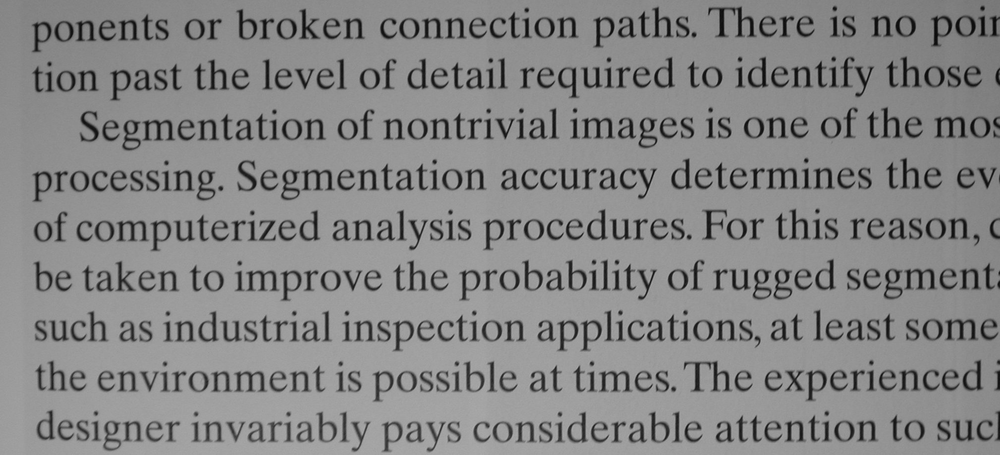
%> input picture 数字图像/遗产/数字图像课程/实验/实验八/image2.tif, 1000 x 455 px, shrunk from 2018 x 918 before the run
$ octave rg.m   (GNU Octave 9; MATLAB toolbox functions it lacks are replaced by stand-ins)
%> lines starting %> are read from the running program, lines starting %| are printed output that depends on the picture; in (x1, y1, x2, y2) boxes, pixels count from 0 and x2, y2 are one past the last pixel; in counts of white or black regions, pixels touching at a corner belong together; the program's own positions count from 1
% 清屏和清除工作空间
clc;
clear;

% 读取图像
f = imread('image2.tif');
%> f is the input picture: size 455x1000 uint8; min 7, max 174, mean 133.2

% 显示原始图像
imshow(f);
title('原始图像');

% 显示原始图像的直方图
imhist(f);
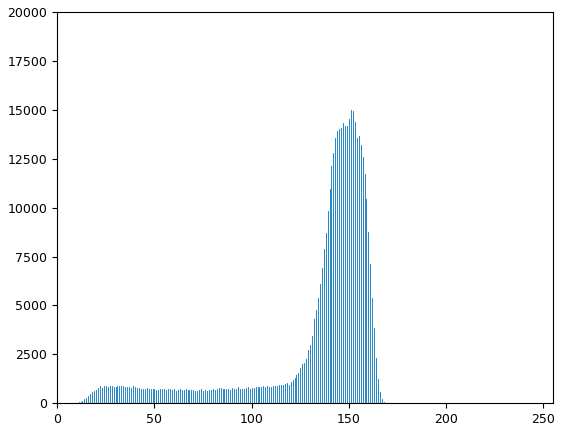
%> figure redrawn from the program's plot data; highest point at x = 151, y = 14975

% 初始化阈值T为图像最小和最大灰度值的平均值
T = 0.5 * (double(min(f(:))) + double(max(f(:))));
%> T = 90.5
done = false;

% 迭代阈值分割
while ~done
    % 根据当前阈值T分割图像
    g = f >= T;
    % 计算新的阈值Tnext，为分割后的两部分灰度值的平均值
    Tnext = 0.5 * (mean(f(g)) + mean(f(~g)));
    % 如果阈值变化小于0.5，则停止迭代
    done = abs(T - Tnext) < 0.5;
    T = Tnext;
end
%> this loop made 4 passes
%> (Tnext, done, T) on passes 1 to 4: (98.15, false, 98.15), (100.6, false, 100.6), (101.3, false, 101.3), (101.6, true, 101.6)
%> pass 1, `g = f >= T;`:
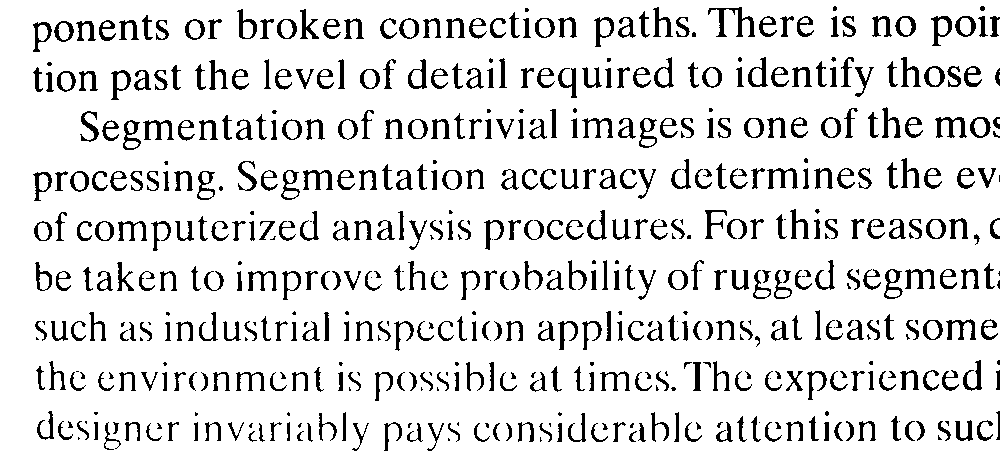
%> g: size 455x1000 logical; 87.8% white; 574 black regions (119 under 20 px), largest, box (x1, y1, x2, y2) and area: (708, 7, 755, 37) 437, (935, 117, 967, 138) 299, (767, 168, 798, 189) 273
%> pass 2, `g = f >= T;`:
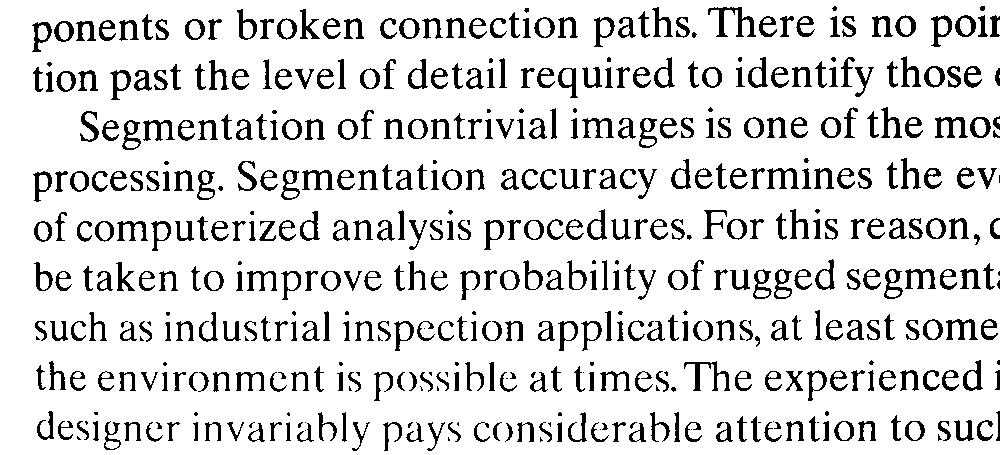
%> g: size 455x1000 logical; 86.5% white; 513 black regions (87 under 20 px), largest, box (x1, y1, x2, y2) and area: (708, 7, 756, 37) 478, (684, 361, 730, 391) 397, (935, 117, 968, 138) 329
%> pass 3, `g = f >= T;`:
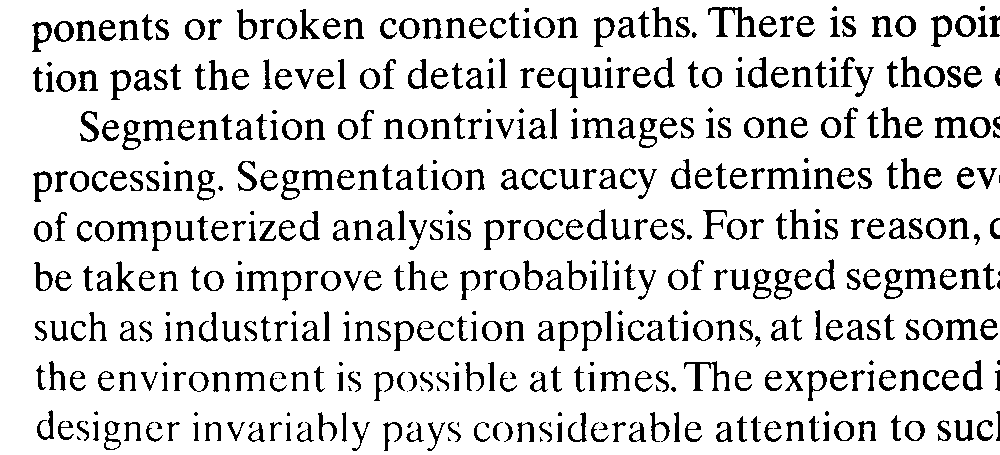
%> g: size 455x1000 logical; 86.1% white; 496 black regions (71 under 20 px), largest, box (x1, y1, x2, y2) and area: (708, 7, 756, 37) 491, (684, 361, 730, 391) 403, (935, 117, 968, 138) 334

% 显示最终确定的阈值
T
%> T = 101.6

% 根据最终阈值分割图像
g = f <= T;
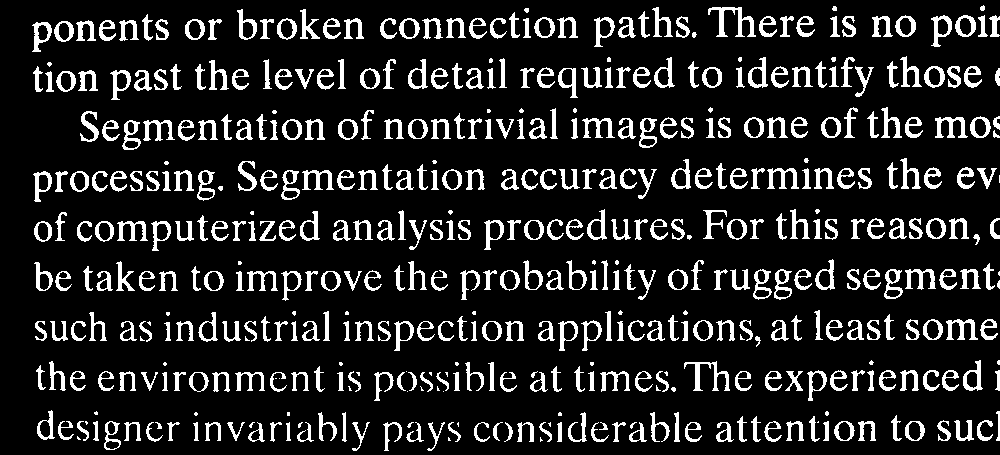
%> g: size 455x1000 logical; 14% white; 494 white regions (67 under 20 px), largest, box (x1, y1, x2, y2) and area: (708, 7, 756, 37) 496, (684, 361, 730, 391) 408, (935, 117, 968, 138) 335
imshow(g);
title('使用迭代方法得到的阈值处理后的图像');

% 清屏和清除工作空间
clc;
clear;

% 读取另一幅图像
f = imread('image1.tif');
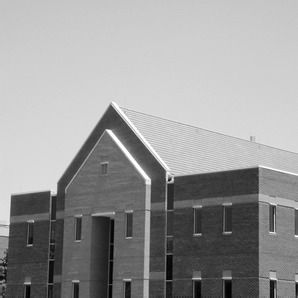
%> input picture 数字图像/遗产/数字图像课程/实验/实验八/image1.tif, 298 x 298 px, shrunk from 601 x 601 before the run
%> f is the input picture: size 298x298 uint8; min 0, max 255, mean 152.8

% 显示原始图像
imshow(f);
title('原始图像');

% 区域生长算法
[g,NR,SI,TI] = regiongrow(f,100,10);
imshow(SI); % 显示包含种子点的图像
title('种子点图像');

imshow(TI); % 显示包含在经过连通性处理前通过阈值测试的像素
title('所有[经过种子点连通性处理前]通过阈值测试的像素');

% 显示区域生长后的结果
imshow(g);
title('所有通过阈值测试的像素在对种子点进行8连通性分析后的结果');


function [g, NR, SI, TI] = regiongrow(f, S, T)
%> called with S = 100, T = 10
%REGIONGROW Perform segmentation by region growing.
% [G, NR, SI, TI] = REGIONGROW(F, S, T). S can be an array (the
% same size as F) with a 1 at the coordinates of every seed point
% and 0s elsewhere. S can also be a single seed value. Similarly,
% T can be an array (the same size as F) containing a threshold
% value for each pixel in F. T can also be a scalar, in which case
% it becomes a global threshold. All values in S and T must be in
% the range [0, 1]
%
% G is the result of region growing, with each region labeled by a
% different integer, NR is the number of regions, SI is the final
% seed image used by the algorithm, and TI is the image consisting
% of the pixels in F that satisfied the threshold test, but before
% they were processed for connectivity.
f = tofloat(f);
% If S is a scalar, obtain the seed image.
if numel(S) == 1
SI = f == S;
%> SI: size 298x298 logical; every value is 0
S1 = S;
else
% S is an array. Eliminate duplicate, connected seed locations
% to reduce the number of loop executions in the following
% sections of code.
SI = bwmorph(S, 'shrink', Inf);
S1 = f(SI); % Array of seed values.
end
TI = false(size(f));
for K = 1:length(S1)
seedvalue = S1(K);
S = abs(f - seedvalue) <= T; % Re-use variable S.
TI = TI | S;
end
% Use function imreconstruct with SI as the marker image to
% obtain the regions corresponding to each seed in S. Function
% bwlabel assigns a different integer to each connected region.
[g, NR] = bwlabel(imreconstruct(SI, TI));
%> g: size 298x298 double; every value is 0
%> NR = 0
end

function [out, revertclass] = tofloat(in)
identity = @(x) x;
tosingle = @im2single;

table = {'uint8', tosingle, @im2uint8
    'uint16', tosingle, @im2uint16
    'int16', tosingle, @im2int16
    'logical', tosingle, @logical
    'double', identity, identity
    'single', identity, identity};

classIndex = find(strcmp(class(in), table(:, 1)));

if isempty(classIndex)
    error('Unsupported input image class.');
end

out = table{classIndex, 2}(in);

revertclass = table{classIndex, 3};
end
